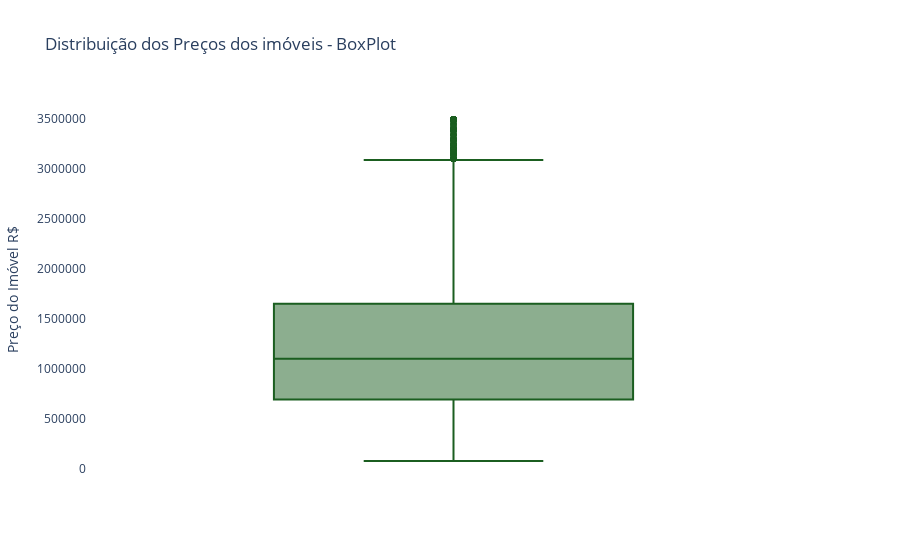

Write notebook code for a chart like this one.
### Code cell
# Boxplot

fig = px.box(
    df_modelo,
    y='VALOR',
    title='Distribuição dos Preços dos imóveis - BoxPlot',
    labels={'VALOR': 'Preço do Imóvel R$'},
    color_discrete_sequence=[PALETA_BRASILIA['verde']]
)

fig.update_layout(
    yaxis_tickformat=',0f',
    plot_bgcolor='white'
)

fig.show()

### Figure 1 — Plotly figure (JSON) as saved in the notebook; plotly's stock layout.template omitted (floating-point values rounded to 4 significant figures; data arrays with more than 128 entries replaced by an {"elided": "..."} marker saying what was removed)
{"data": [{"alignmentgroup": "True", "hovertemplate": "Preço do Imóvel R$=%{y}<extra></extra>", "legendgroup": "", "marker": {"color": "#1B5E20"}, "name": "", "notched": false, "offsetgroup": "", "orientation": "v", "showlegend": false, "type": "box", "x0": " ", "xaxis": "x", "y": {"elided": "9257 float values"}, "y0": " ", "yaxis": "y"}], "layout": {"boxmode": "group", "legend": {"tracegroupgap": 0}, "plot_bgcolor": "white", "title": {"text": "Distribuição dos Preços dos imóveis - BoxPlot"}, "xaxis": {"anchor": "y", "domain": [0, 1]}, "yaxis": {"anchor": "x", "domain": [0, 1], "tickformat": ",0f", "title": {"text": "Preço do Imóvel R$"}}}}
